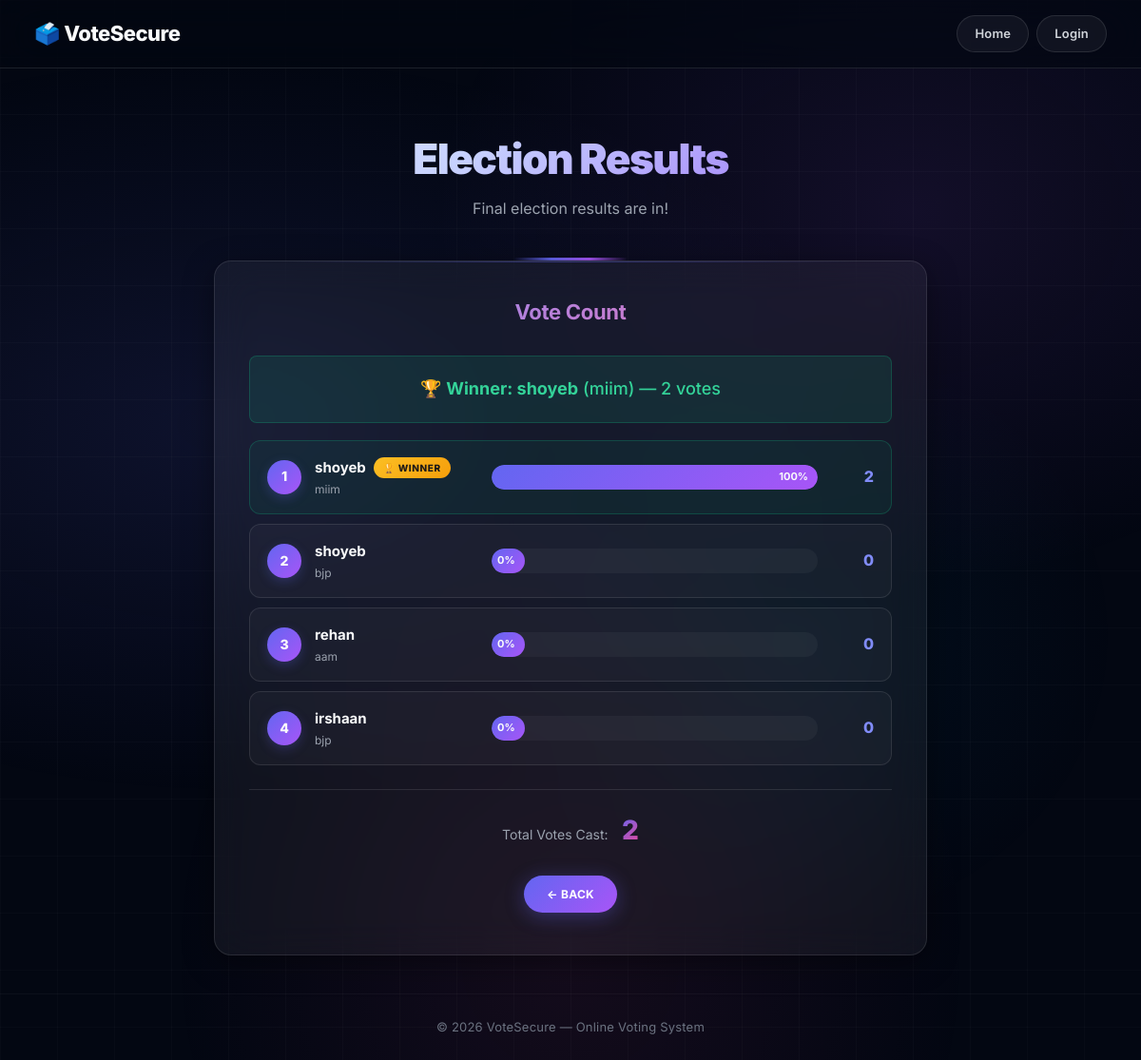
Page /voting/result.php on the committed database.
### tables this page shows
CREATE TABLE `candidates` (
  `id` int(11) NOT NULL,
  `name` varchar(100) NOT NULL,
  `party` varchar(100) NOT NULL,
  `votes` int(11) DEFAULT 0,
  `created_at` timestamp NOT NULL DEFAULT current_timestamp()
);

### voting/result.php (the view, shortened to what this page needs)
<?php
include 'db.php';
$sq = mysqli_query($conn, "SELECT status FROM election_status LIMIT 1");
$status_row = mysqli_fetch_assoc($sq);
$election_status = $status_row ? $status_row['status'] : 'not_started';
$candidates = mysqli_query($conn, "SELECT * FROM candidates ORDER BY votes DESC");
$total_votes_q = mysqli_query($conn, "SELECT SUM(votes) as total FROM candidates");
$total_row = mysqli_fetch_assoc($total_votes_q);
$total_votes = $total_row['total'] ? $total_row['total'] : 0;
$winner_q = mysqli_query($conn, "SELECT * FROM candidates ORDER BY votes DESC LIMIT 1");
$winner = mysqli_fetch_assoc($winner_q);
?>
<!DOCTYPE html>
<html lang="en">
<head>
    <link rel="stylesheet" href="style.css">
</head>
<body>
<div class="navbar">
    <div class="logo">🗳️ VoteSecure</div>
    <div class="nav-buttons">
        <a href="index.php">Home</a>
        <?php if(isset($_SESSION['user_id'])): ?>
            <a href="dashboard.php">Dashboard</a>
            <a href="logout.php">Logout</a>
        <?php else: ?>
            <a href="login.php">Login</a>
        <?php endif; ?>
    </div>
</div>
<div class="hero">
    <h1>Election Results</h1>
    <p>
        <?php if($election_status == 'result_declared'): ?>
            Final election results are in!
        <?php elseif($election_status == 'ended' || $election_status == 'ongoing'): ?>
            Results will be declared soon
        <?php else: ?>
            Election has not started yet
        <?php endif; ?>
    </p>
</div>
<div class="container" style="max-width:750px;">
    <?php if($election_status == 'result_declared'): ?>
        <h2>Vote Count</h2>
        <?php if(mysqli_num_rows($candidates) == 0): ?>
            <div class="alert alert-warning">No candidates found.</div>
        <?php else: ?>
            <?php if($winner && $winner['votes'] > 0): ?>
                <div class="alert alert-success" style="font-size:18px; padding:20px;">
                    🏆 <strong>Winner: <?= htmlspecialchars($winner['name']) ?></strong> (<?= htmlspecialchars($winner['party']) ?>) — <?= $winner['votes'] ?> votes
                </div>
            <?php endif; ?>
            <?php
            $rank = 1;
            mysqli_data_seek($candidates, 0);
            while($c = mysqli_fetch_assoc($candidates)):
                $percentage = ($total_votes > 0) ? round(($c['votes'] / $total_votes) * 100, 1) : 0;
                $is_winner = ($winner && $c['id'] == $winner['id'] && $c['votes'] > 0);
            ?>
                <div class="result-row <?= $is_winner ? 'winner-row' : '' ?>">
                    <div class="result-rank"><?= $rank ?></div>
                    <div class="result-details">
                        <div class="result-name">
                            <?= htmlspecialchars($c['name']) ?>
                            <?php if($is_winner): ?>
                                <span class="winner-badge">🏆 WINNER</span>
                            <?php endif; ?>
                        </div>
                        <div class="result-party"><?= htmlspecialchars($c['party']) ?></div>
                    </div>
                    <div class="result-bar-container">
                        <div class="result-bar" style="width: <?= max($percentage, 5) ?>%;">
                            <?= $percentage ?>%
                        </div>
                    </div>
                    <div class="result-votes"><?= $c['votes'] ?></div>
                </div>
            <?php $rank++; endwhile; ?>
            <div style="text-align:center; margin-top:25px; padding-top:20px; border-top:1px solid rgba(255,255,255,0.1);">
                <span style="color:var(--text-muted); font-size:14px;">Total Votes Cast:</span>
                <span style="font-size:28px; font-weight:800; background:linear-gradient(135deg,var(--primary),var(--accent)); -webkit-background-clip:text; -webkit-text-fill-color:transparent; margin-left:10px;"><?= $total_votes ?></span>
            </div>
        <?php endif; ?>
    <?php elseif($election_status == 'not_started'): ?>
        <div class="alert alert-warning" style="text-align:center; font-size:16px; padding:30px;">
            🗳️ The election has not started yet. Results will appear here once the election is completed and results are declared.
        </div>
    <?php endif; ?>
    <div class="text-center mt-20">
        <a href="<?= isset($_SESSION['user_id']) ? 'dashboard.php' : 'index.php' ?>" class="btn btn-small" style="text-decoration:none;">← Back</a>
    </div>
</div>
<div class="footer">
    © 2026 VoteSecure — Online Voting System
</div>
</body>
</html>

### rows in the picture
candidates: name "shoyeb", party "miim", votes "2", shows "🏆 WINNER", percentage "100"
candidates: name "shoyeb", party "bjp", max($percentage, 5) 5 (drawn), percentage "0", votes "0"
candidates: name "rehan", party "aam", max($percentage, 5) 5 (drawn), percentage "0", votes "0"
candidates: name "irshaan", party "bjp", max($percentage, 5) 5 (drawn), percentage "0", votes "0"

### other values in the picture
$total_votes "2"
